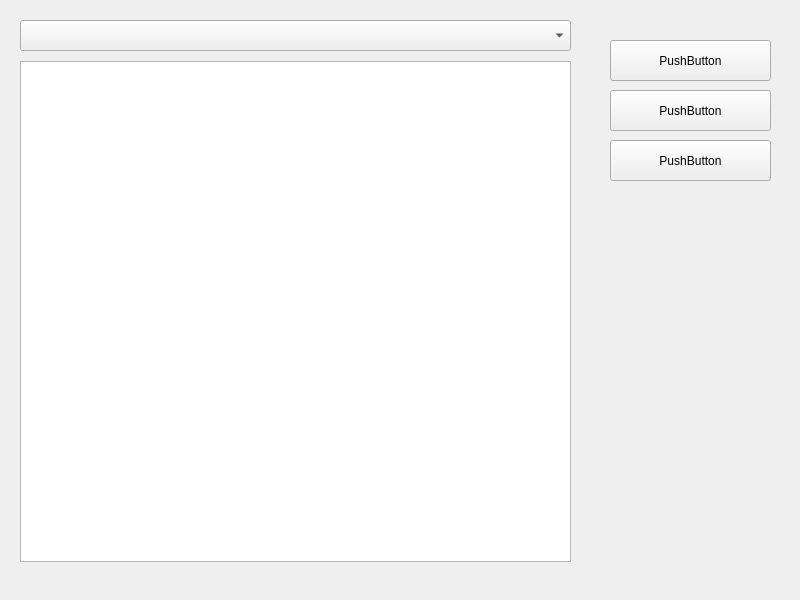
<?xml version="1.0" encoding="UTF-8"?>
<ui version="4.0">
 <class>SmallStore</class>
 <widget class="QMainWindow" name="SmallStore">
  <property name="geometry">
   <rect>
    <x>0</x>
    <y>0</y>
    <width>800</width>
    <height>600</height>
   </rect>
  </property>
  <property name="windowTitle">
   <string>SmallStore</string>
  </property>
  <widget class="QWidget" name="centralwidget">
   <widget class="QListWidget" name="listWidget">
    <property name="geometry">
     <rect>
      <x>20</x>
      <y>61</y>
      <width>551</width>
      <height>501</height>
     </rect>
    </property>
   </widget>
   <widget class="QComboBox" name="comboBox">
    <property name="geometry">
     <rect>
      <x>20</x>
      <y>20</y>
      <width>551</width>
      <height>31</height>
     </rect>
    </property>
   </widget>
   <widget class="QPushButton" name="pushButton">
    <property name="geometry">
     <rect>
      <x>610</x>
      <y>40</y>
      <width>161</width>
      <height>41</height>
     </rect>
    </property>
    <property name="text">
     <string>PushButton</string>
    </property>
   </widget>
   <widget class="QPushButton" name="pushButton_2">
    <property name="geometry">
     <rect>
      <x>610</x>
      <y>90</y>
      <width>161</width>
      <height>41</height>
     </rect>
    </property>
    <property name="text">
     <string>PushButton</string>
    </property>
   </widget>
   <widget class="QPushButton" name="pushButton_3">
    <property name="geometry">
     <rect>
      <x>610</x>
      <y>140</y>
      <width>161</width>
      <height>41</height>
     </rect>
    </property>
    <property name="text">
     <string>PushButton</string>
    </property>
   </widget>
  </widget>
 </widget>
 <resources/>
 <connections/>
</ui>
